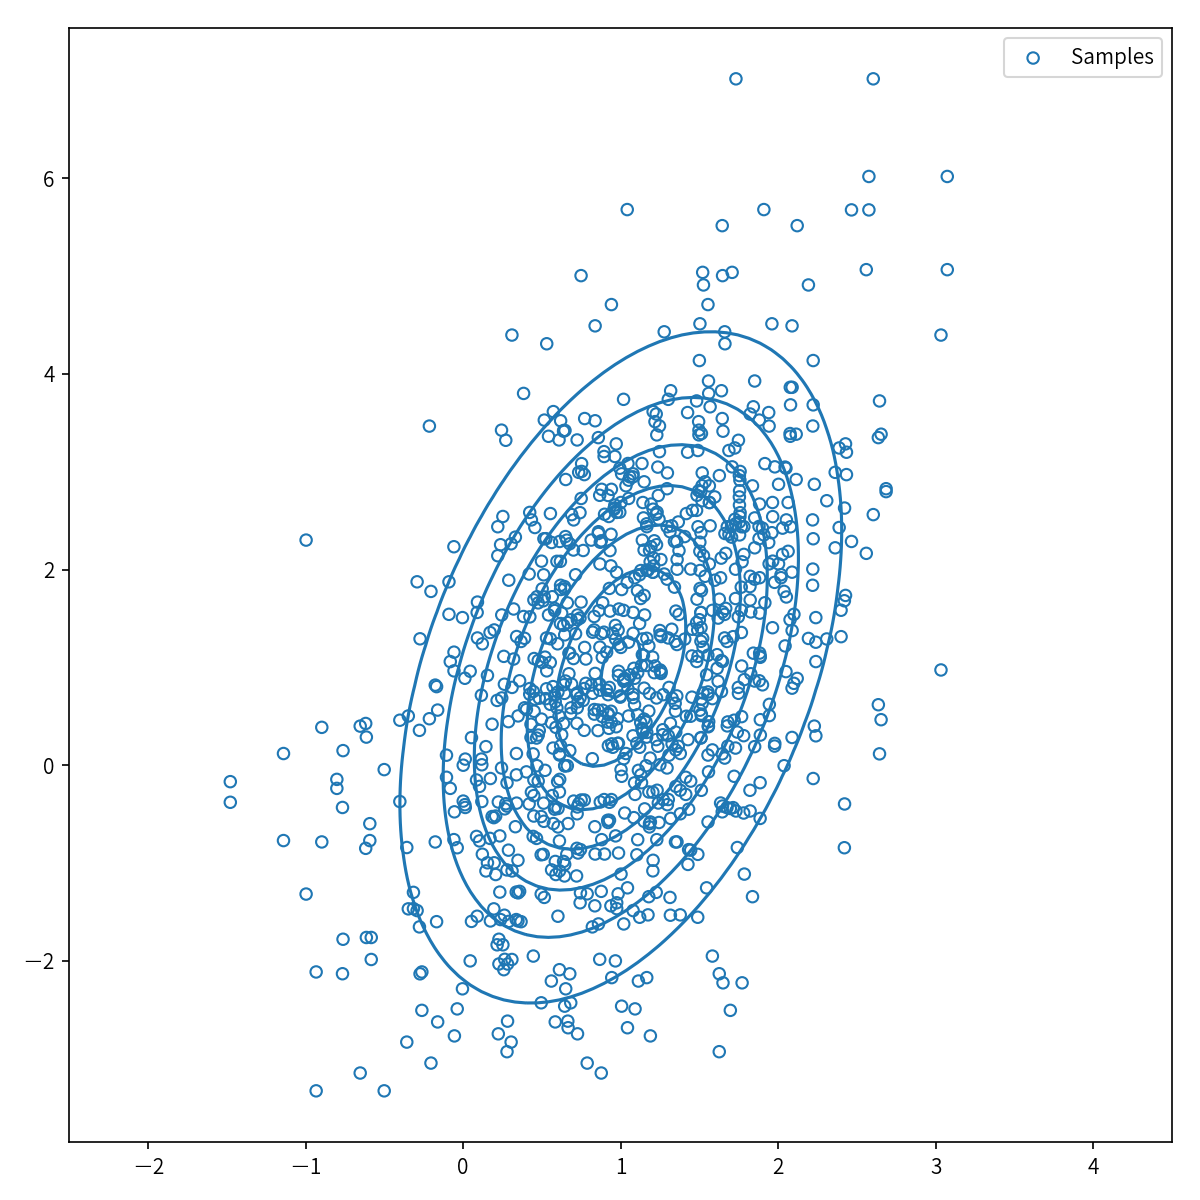

Write the Python code that produced this figure.
# coding: utf-8
__author__ = "nyk510"
"""
"""

# coding: UTF-8
import numpy as np
import matplotlib.pyplot as plt
import scipy.stats as stats


def gibbs_sampling(nu, cov, sample_size):
    """
    ギブスサンプリングを用いて与えられた共分散, 平均値を持つ
    多次元ガウス分布からのサンプリングを行う関数
    :param np.ndarray nu: 平均値
    :param np.ndarray cov: 共分散
    :param int sample_size: サンプリングする数
    :return:
    :rtype: np.ndarray
    """
    samples = []
    n_dim = nu.shape[0]
    # start point of sampling
    start = [0, 0]
    samples.append(start)
    search_dim = 0

    for i in range(sample_size):
        if search_dim == n_dim - 1:
            """
            search dimension selection is cyclic.
            it can be replaced random choice.
            """
            search_dim = 0
        else:
            search_dim = search_dim + 1

        prev_sample = samples[-1][:]
        A = cov[search_dim][search_dim - 1] / float(cov[search_dim - 1][search_dim - 1])  # A*Σ_yy = Σ_xy
        _y = prev_sample[search_dim - 1]  # previous values of other dimension

        # p(x|y) ~ N(x|nu[x]+A(_y-nu[y]),Σ_zz)
        # Σ_zz = Σ_xx - A0*Σ_yx

        mean = nu[search_dim] + A * (_y - nu[search_dim - 1])
        sigma_zz = cov[search_dim][search_dim] - A * cov[search_dim - 1][search_dim]

        sample_x = np.random.normal(loc=mean, scale=np.power(sigma_zz, .5), size=1)
        prev_sample[search_dim] = sample_x[0]
        samples.append(prev_sample)

    return np.array(samples)


if __name__ == '__main__':
    # 2 dimension normal distribution
    nu = np.ones(2)
    covariance = np.array([[0.5, 0.5], [0.5, 3]])

    # eig_values: 固有値
    # eig_vectors: 固有ベクトル
    eig_values, eig_vectors = np.linalg.eig(covariance)
    average_eigs = np.average(eig_values)
    sample = gibbs_sampling(nu, covariance, 1000)

    fig, ax1 = plt.subplots(figsize=(8, 8))
    ax1.scatter(sample[:, 0], sample[:, 1],
                marker="o", alpha=1., s=30.,
                facecolors='none', edgecolor="C0", label="Samples"
                )

    # 答え合わせ
    # scipy.stats を用いて多次元ガウス分布の確率密度関数を計算
    multi_norm = stats.multivariate_normal(mean=nu, cov=covariance)
    X, Y = np.meshgrid(np.linspace(nu[0] - average_eigs * 2, nu[0] + average_eigs * 2, 100),
                       np.linspace(nu[1] - average_eigs * 2, nu[1] + average_eigs * 2, 100))
    Pos = np.empty(X.shape + (2,))
    Pos[:, :, 0] = X
    Pos[:, :, 1] = Y
    Z = multi_norm.pdf(Pos)
    ax1.contour(X, Y, Z, colors="C0")
    ax1.legend()
    fig.tight_layout()
    fig.savefig("gibbs_sampling.png", dpi=150)
